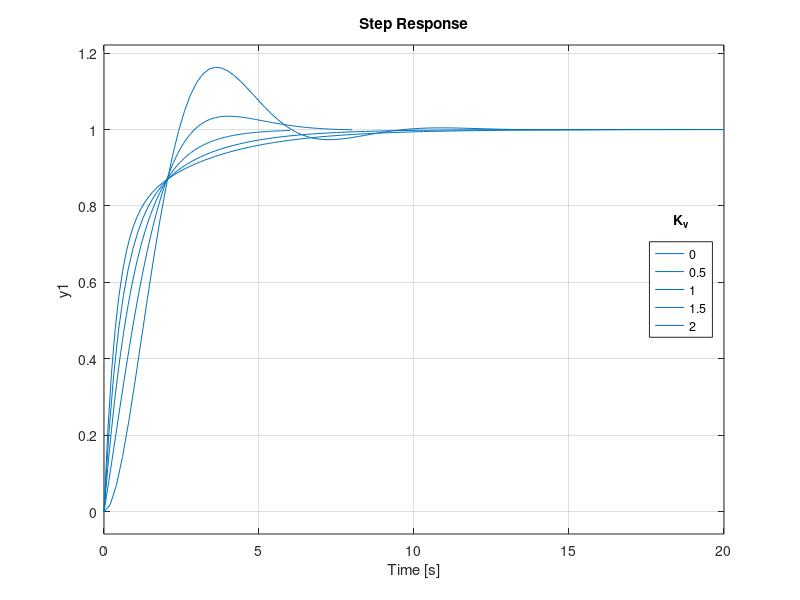

Write the MATLAB code that produced this figure.
%%%%%%%%%%%%%%%%%%%%%%% CODE STARTS HERE %%%%%%%%%%%%%%%%%%%%%%%
% Robotics: Basics and Selected Advanced Concepts 
% Code by : Soumya Kanti Mahapatra, PhD Student
% Dept. of Mechanical Engineering, IISc Bangalore.
% Week 9 : Subjective Question 3
clc
clear
clf

J = 1;
K = 1;
F = 1;
Kp = 1;
% Kv = 0.02
for Kv = 0:0.5:2
    G = tf([K*Kv K*Kp],[J (F+K*Kv) K*Kp]);
    step(G)
    hold on
end
grid on
lgd = legend('0','0.5','1','1.5','2','Location','east');
title(lgd,'K_v')
%%%%%%%%%%%%%%%%%%%%%%% CODE ENDS HERE %%%%%%%%%%%%%%%%%%%%%%%